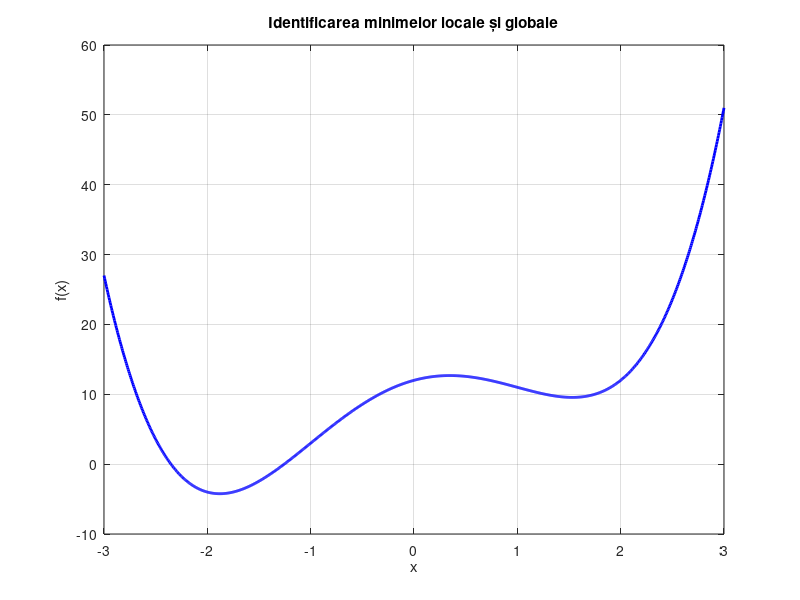

Recreate this plot in MATLAB. (Note: this script raises an error after producing the figure.)
%Functie de o variabila
f = @(x) x.^4 - 6*x.^2 + 4*x + 12;
x = linspace(-3, 3, 1000);
y = f(x);

figure;
plot(x, y, 'b', 'LineWidth', 2); hold on;
xlabel('x');
ylabel('f(x)');
title('Identificarea minimelor locale și globale');
grid on;

syms x_sym
f_sym = x_sym^4 - 6*x_sym^2 + 4*x_sym + 12;
df_sym = diff(f_sym);
crit_points = double(solve(df_sym == 0, x_sym));
f_crit = double(subs(f_sym, x_sym, crit_points));
plot(crit_points, f_crit, 'ro', 'MarkerSize', 8,'MarkerFaceColor', 'r');

[x_min, f_min] = fminbnd(f, -3, 3);
plot(x_min, f_min, 'go', 'MarkerSize', 10, 'MarkerFaceColor','g');
legend('f(x)', 'Minime locale', 'Minim global');
hold off;

%%
%Functie de doua variabile
clc; clear; close all;
f = @(x, y) (1 - x).^2 + 100*(y - x.^2).^2;
x = linspace(-2, 2, 100);
y = linspace(-1, 3, 100);
[X, Y] = meshgrid(x, y);
Z = f(X, Y);
figure;
surf(X, Y, Z, 'EdgeColor', 'none');
xlabel('x');
ylabel('y');
zlabel('f(x, y)');
title('Reprezentarea 3D a funcției Rosenbrock');
colorbar;
hold on;
x0 = [0, 0]; 
[x_min, f_min] = fminunc(@(v) f(v(1), v(2)), x0);
plot3(x_min(1), x_min(2), f_min, 'ro', 'MarkerSize', 10,'MarkerFaceColor', 'r');
legend('f(x, y)', 'Minim global');
hold off;